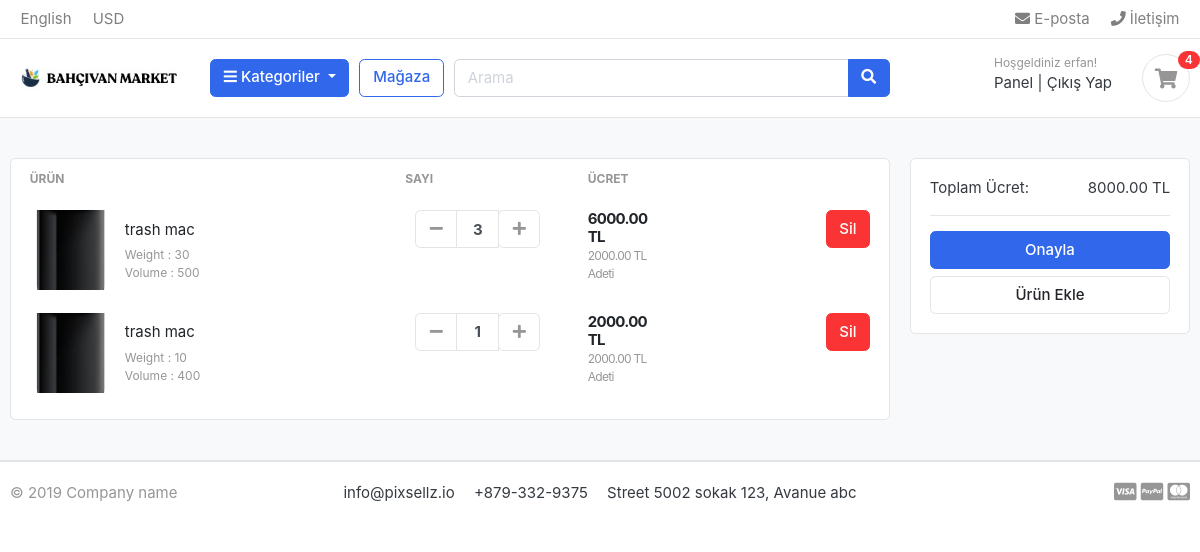
Screenshot of /cart/ (signed in) with the database file from the repository.
### accounts/models.py (models this page shows, shortened)
class Account(AbstractBaseUser):
    first_name = models.CharField(max_length=50,)
    last_name = models.CharField(max_length=50)
    username = models.CharField(max_length=50,unique=True)
    email = models.EmailField(max_length=100,unique=True)
    phone_number = models.CharField(max_length=14)
    date_joined = models.DateTimeField(auto_now_add=True)
    last_login = models.DateTimeField(auto_now_add=True)
    is_admin = models.BooleanField(default=False)
    is_staff = models.BooleanField(default=False)
    is_active = models.BooleanField(default=False)
    is_superadmin = models.BooleanField(default=False)
    USERNAME_FIELD = 'email'
    REQUIRED_FIELDS = ['username','first_name','last_name']
    objects = MyAccountManager()

### carts/models.py (models this page shows, shortened)
class CartItem(models.Model):
    user = models.ForeignKey(Account,on_delete=models.CASCADE,null=True)
    product = models.ForeignKey(Product, on_delete=models.CASCADE)
    variations = models.ManyToManyField(Variation,blank=True)
    cart = models.ForeignKey(Cart, on_delete=models.CASCADE,null=True)
    quantity = models.IntegerField()
    is_active = models.BooleanField(default=True)
    def sub_total(self):
        return self.product.price * self.quantity

### store/models.py (models this page shows, shortened)
class Product(models.Model):
    product_name = models.CharField(max_length=200, unique=True)
    slug = models.SlugField(max_length=200, unique=True)
    product_description = models.TextField(max_length=500, blank=True)
    price = models.DecimalField(max_digits=6, decimal_places=2)
    image = models.ImageField(upload_to='photos/product')
    stock  = models.IntegerField()
    is_avalible = models.BooleanField(default=True)
    category = models.ForeignKey(Category, on_delete=models.CASCADE)
    created_date  = models.DateTimeField(auto_now_add=True)
    modified_date = models.DateTimeField(auto_now = True)
    def get_url(self):
        return reverse('product_detail',args=[self.category.slug,self.slug])

class Variation(models.Model):
    product = models.ForeignKey(Product, on_delete=models.CASCADE)
    variation_category = models.CharField(max_length=50,choices=variation_category_choice)
    variation_value = models.CharField(max_length=255)
    is_active = models.BooleanField(default=True)
    created_date = models.DateTimeField(auto_now=True)
    objects = VariationManager()

### carts/views.py (the view)
# urls.py: path('',views.cart,name='cart'),
def cart(request,total=0,quantity=0,cart_items=None):
    try:
        if request.user.is_authenticated:
            cart_items = CartItem.objects.filter(user=request.user, is_active= True)
        else:
            cart = Cart.objects.get(cart_id= _cart_id(request))
            cart_items = CartItem.objects.filter(cart=cart, is_active= True)
        for cart_item in cart_items:
            total += (cart_item.product.price * cart_item.quantity)
            quantity+= cart_item.quantity
    except ObjectDoesNotExist:
        pass
    context = {
        'total':total,
        'quantity':quantity,
        'cart_items':cart_items,
    }
    return render(request,'store/cart.html/',context)

### carts/context_processors.py (called while the page is built)
def counter(request):
    cart_count = 0
    if 'admin' in request.path:
        return {}
    else:
        try:
            cart = Cart.objects.filter(cart_id = _cart_id(request))
            if request.user.is_authenticated:
                cart_items = CartItem.objects.all().filter(user= request.user)
            else:
                cart_items = CartItem.objects.all().filter(cart=cart[:1])
            for cart_item in cart_items:
                cart_count += cart_item.quantity
        except Cart.DoesNotExist:
            cart_count = 0
    return dict(cart_count=cart_count)

### carts/views.py (called while the page is built)
def _cart_id(request):
    cart = request.session.session_key
    if not cart:
        cart = request.session.create()
    return cart

### category/context_processors.py (called while the page is built)
def menu_links(request):
    links = Category.objects.all()
    return dict(links=links)

### category/models.py (called while the page is built)
    def get_url(self):
        return reverse('products_by_category',args = [self.slug ])

### templates/store/cart.html (shortened to what this page needs)
{% extends 'base.html' %}
{% load static %}
{% block content %}
<section class="section-content padding-y bg">
    <div class="container">
    {% if not cart_items %}
        <h2 class='text-center'>Sepetiniz şu an boş</h2>
        <br>
        <div class= 'text-center'>
            <a href= "{% url 'store' %}" class = 'btn btn-primary'>Alışverişe Devam Edin</a>
        </div>
    {% else %}
    <div class="row">
        <aside class="col-lg-9">
    <div class="card">
    <table class="table table-borderless table-shopping-cart">
    <thead class="text-muted">
    <tr class="small text-uppercase">
      <th scope="col">ÜRÜN</th>
      <th scope="col" width="120">SAYI</th>
      <th scope="col" width="120">ÜCRET</th>
      <th scope="col" class="text-right" width="200"> </th>
    </tr>
    </thead>
    <tbody>
    {% for cart_item in cart_items %}
    <tr>
        <td>
            <figure class="itemside align-items-center">
                <div class="aside"><img src="{{ cart_item.product.image.url }}" class="img-sm"></div>
                <figcaption class="info">
                    <a href="{{ cart_item.product.get_url  }}" class="title text-dark">{{ cart_item.product.product_name }}</a>
                    <p class="text-muted small">
                        {% if cart_item.variations.all %}
                            {% for item in cart_item.variations.all %}
                                {{item.variation_category | capfirst}} : {{item.variation_value | capfirst }} <br>
                            {% endfor %}
                        {% endif %}
                    </p>
                </figcaption>
            </figure>
        </td>
        <td>
                        <div class="col">
                            <div class="input-group input-spinner">
                                <div class="input-group-prepend">
                                <a href= "{% url 'remove_cart' cart_item.product.id cart_item.id %}"class="btn btn-light" type="button" id="button-plus"> <i class="fa fa-minus"></i> </a>
                                </div>
                                <input type="text" class="form-control"  value="{{ cart_item.quantity }}">
                                <div class="input-group-append">
                                <form action="{% url 'add_cart' cart_item.product.id %}" method="POST">
                                    <button class="btn btn-light" type="submit" id="button-minus"> <i class="fa fa-plus"></i> </button>
                                </form>
                                </div>
                            </div>
                        </div>
        </td>
        <td>
            <div class="price-wrap">
                <var class="price">{{ cart_item.sub_total }} TL</var>
                <small class="text-muted"> {{ cart_item.product.price }} TL Adeti</small>
            </div>
        </td>
        <td class="text-right">
        <a href="{% url 'remove_cart_item' cart_item.product.id cart_item.id %}" onclick="return confirm ('Bu ürünü silmek istediğinize emin misiniz?')" class="btn btn-danger"> Sil</a>
        </td>
    </tr>
    {% endfor %}
    </tbody>
    </table>
    </div>
        </aside>
        <aside class="col-lg-3">
            <div class="card">
            <div class="card-body">
                <dl class="dlist-align">
                  <dt>Toplam Ücret:</dt>
                  <dd class="text-right">{{ total }} TL</dd>
                </dl>
                <hr>
                <a href="{% url 'checkout' %}" class="btn btn-primary btn-block"> Onayla </a>
                <a href="{% url 'store' %}" class="btn btn-light btn-block">Ürün Ekle</a>
            </div>
            </div>
    </aside>
    </div>
    {% endif %}
    </div>
    </section>
{% endblock %}

### templates/includes/navbar.html (shortened to what this page needs)
{% load static %}
<header class="section-header">
    <nav class="navbar p-md-0 navbar-expand-sm navbar-light border-bottom">
    <div class="container">
      <div class="collapse navbar-collapse" id="navbarTop4">
        <ul class="navbar-nav mr-auto">
            <li class="nav-item dropdown">
                 <a href="#" class="nav-link">   English </a>
            </li>
            <li class="nav-item dropdown">
                <a href="#" class="nav-link"> USD </a>
            </li>
        </ul>
        <ul class="navbar-nav">
            <li><a href="#" class="nav-link"> <i class="fa fa-envelope"></i> E-posta </a></li>
            <li><a href="#" class="nav-link"> <i class="fa fa-phone"></i> İletişim </a></li>
        </ul>
      </div>
    </div>
    </nav>
    <section class="header-main border-bottom">
        <div class="container">
    <div class="row align-items-center">
        <div class="col-lg-2 col-md-3 col-6">
            <a href="{% url 'home' %}" class="brand-wrap">
                <img class="logo" src="{% static './images/bahcivan_logo.png' %}">
            </a>
        </div>
        <div class="col-lg col-sm col-md col-6 flex-grow-0">
            <div class="category-wrap dropdown d-inline-block float-right">
                <button type="button" class="btn btn-primary dropdown-toggle" data-toggle="dropdown">
                    <i class="fa fa-bars"></i> Kategoriler
                </button>
            </div>
        </div>
        <a href="{% url 'store' %}" class="btn btn-outline-primary">Mağaza</a>
        <div class="col-lg  col-md-6 col-sm-12 col">
            <form action="{% url 'search'%}" class="search" method='GET'>
                <div class="input-group w-100">
                    <input type="text" class="form-control" style="width:60%;" placeholder="Arama" name="keyword">
                    <div class="input-group-append">
                      <button class="btn btn-primary" type="submit">
                        <i class="fa fa-search"></i>
                      </button>
                    </div>
                </div>
            </form>
        </div>
        <div class="col-lg-3 col-sm-6 col-8 order-2 order-lg-3">
                    <div class="d-flex justify-content-end mb-3 mb-lg-0">
                        {% if user.id is None %}
                        <div class="widget-header">
                            <small class="title text-muted">Hoşgeldiniz Misafir!</small>
                            <div>
                                <a href="{% url 'login' %}">Giriş Yap</a> <span class="dark-transp"> | </span>
                                <a href="{% url 'register' %}"> Üye Ol</a>
                            </div>
                        </div>
                        {% else %}
                        <div class="widget-header">
                            <small class="title text-muted">Hoşgeldiniz {{ user.first_name }}! </small>
                            <div>
                                <a href="{% url 'dashboard' %}">Panel</a> <span class="dark-transp"> | </span>
                                <a href="{% url 'logout' %}">Çıkış Yap</a>
                            </div>
                        </div>
                        {% endif %}
                        <a href="{% url 'cart' %}" class="widget-header pl-3 ml-3">
                            <div class="icon icon-sm rounded-circle border"><i class="fa fa-shopping-cart"></i></div>
                            <span class="badge badge-pill badge-danger notify">{{ cart_count }}</span>
                        </a>
                    </div>
                </div>
    </div>
        </div>
    </section>
</header>

### static/css/ui.css (style rules this page uses)
html { font-family: "Inter", sans-serif; font-size: 15px; }
.price-wrap { letter-spacing: -0.7px; }
.icon-xs, .icon-sm, .icon-md, .icon-lg { display: inline-block; text-align: center; flex-shrink: 0; flex-grow: 0; }
.icon-sm { width: 48px; height: 48px; line-height: 48px !important; font-size: 20px; }
.img-xs, .img-sm, .img-md, .img-lg { -o-object-fit: cover; object-fit: cover; flex-shrink: 0; flex-grow: 0; }
.img-sm { width: 80px; height: 80px; }
.padding-y { padding-top: 40px; padding-bottom: 40px; }
var { font-style: normal; }
figure { margin-bottom: 0; }
.bg { background-color: #f8f9fa; }
p:last-child { margin-bottom: 0; }
.header-main { position: relative; padding-top: 1rem; padding-bottom: 1rem; }
.brand-wrap .logo, .navbar-brand .logo { margin-right: 7px; max-height: 42px; display: inline-block; }
.widget-header { display: inline-block; vertical-align: middle; position: relative; }
.widget-header a { color: #343a40; }
.widget-header i { color: #969696; }
.widget-header .title { display: block; }
.widget-header .notify { position: absolute; top: -3px; right: -10px; }
.btn-light { background-color: #fff; border-color: #e4e4e4; }
.btn-light i { color: #969696; }
.itemside { position: relative; display: flex; width: 100%; }
.itemside .aside { position: relative; flex-shrink: 0; }
.itemside .info { padding-left: 15px; padding-right: 7px; }
.itemside p { margin-bottom: 0; }
.itemside .title { display: block; margin-bottom: 5px; color: #212529; }
[class*=dlist-] { margin-bottom: 5px; }
[class*=dlist-] dd { margin-bottom: 0; }
.dlist-align { display: flex; }
.dlist-align dt { width: 150px; word-wrap: break-word; font-weight: normal; }
.dlist-align dd { flex-grow: 1; }
.notify { position: absolute; top: -4px; right: -10px; display: inline-block; padding: 0.25em 0.6em; font-size: 12px; line-height: 1; text-align: center; border-radius: 3rem; color: #fff; background-color: #fa3434; }
.price { font-weight: 600; color: #212529; }
.input-spinner { width: 125px; flex-wrap: nowrap; display: inline-flex; vertical-align: middle; }
.input-spinner input.form-control { text-align: center; max-width: 46px; font-weight: bold; flex-basis: 46px; border-color: #e4e4e4; flex-grow: 0; }
.input-spinner .btn { width: 42px; text-align: center; padding-left: 0.5rem; padding-right: 0.5rem; }
.table-shopping-cart.table td, .table-shopping-cart.table th { padding-left: 1.25rem; padding-right: 1.25rem; }
.table-shopping-cart .price-wrap { line-height: 1.2; }
.table-shopping-cart .price { font-weight: bold; margin-right: 5px; display: block; }

### rows the page displays
Account: first_name "erfan"
CartItem: product.image (picture), product.product_name "trash mac", quantity "3", sub_total "6000.00", product.price "2000.00"
Variation: variation_category "Weight", variation_value "30"
Variation: variation_category "Volume", variation_value "500"
CartItem: product.image (picture), product.product_name "trash mac", quantity "1", sub_total "2000.00", product.price "2000.00"
Variation: variation_category "Weight", variation_value "10"
Variation: variation_category "Volume", variation_value "400"

### other values shown
{{ cart_count }} "4"
{{ total }} "8000.00"
